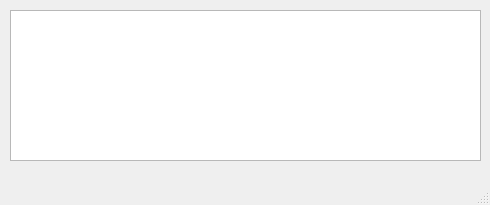
<?xml version="1.0" encoding="UTF-8"?>
<ui version="4.0">
 <class>MainWindow</class>
 <widget class="QMainWindow" name="MainWindow">
  <property name="geometry">
   <rect>
    <x>0</x>
    <y>0</y>
    <width>490</width>
    <height>205</height>
   </rect>
  </property>
  <property name="windowTitle">
   <string>TextParser</string>
  </property>
  <widget class="QWidget" name="centralwidget">
   <widget class="QPlainTextEdit" name="plText">
    <property name="geometry">
     <rect>
      <x>10</x>
      <y>10</y>
      <width>471</width>
      <height>151</height>
     </rect>
    </property>
    <property name="font">
     <font>
      <family>Calibri</family>
      <pointsize>12</pointsize>
      <weight>75</weight>
      <bold>true</bold>
     </font>
    </property>
   </widget>
  </widget>
  <widget class="QMenuBar" name="menubar">
   <property name="geometry">
    <rect>
     <x>0</x>
     <y>0</y>
     <width>490</width>
     <height>21</height>
    </rect>
   </property>
  </widget>
  <widget class="QStatusBar" name="statusbar"/>
 </widget>
 <resources/>
 <connections/>
</ui>
